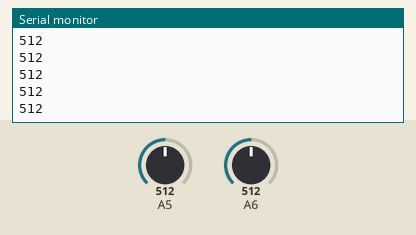
This sketch was run on a simulated Arduino Nano, built with avr-gcc and run on an emulated ATmega328P. On the bench: the last lines printed to the serial monitor. The test bench sets the inputs (shaded band); at power-on: A6 = 512, A5 = 512.

Above: at 1.2 s.
1.3 s: A6 set to 716
At 2.2 s:
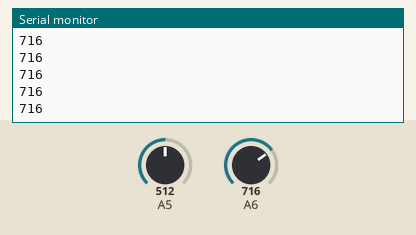
2.8 s: A6 set to 900
At 3.4 s:
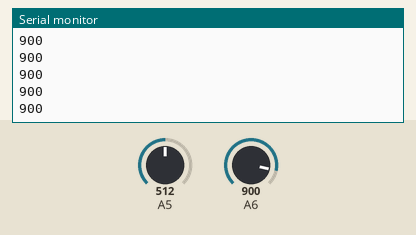
Timing chart, 0 to 5.8 s (numbered marks = the images above; inputs shaded):
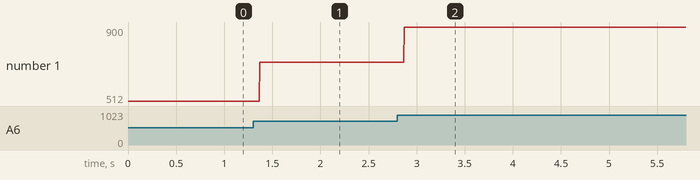

The sketch:

joystick_test.ino
```cpp
void setup() {
  Serial.begin(9600);
}

void loop() {
  int xSensor = analogRead(A6);
  delay(1);
  int ySensor = analogRead(A5);
  int x = map(xSensor, 0, 1023, 0, 2)-1;

  Serial.println(xSensor);
//  Serial.println(x);

}
```

Measured:
- after the input at 1.3 s, the serial monitor: prints a new line after 0.07 s (image 1)
- after the input at 2.8 s, the serial monitor: prints a new line after 0.07 s (image 2)
- plotted number 1: 512 → 716 after the input at 1.3 s, 716 → 900 after the input at 2.8 s
